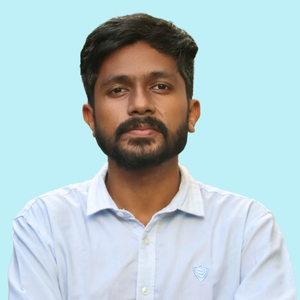
#> input picture Rishad design.jpg, 300 x 300 px, found by its file name
$ jupyter execute pca.ipynb
#> lines starting #> are read from the running program, lines starting #| are printed output that depends on the picture
import

[cell 1]
import numpy as np
import matplotlib.pyplot as plt
from PIL import Image

print("Libraries imported successfully!")

[cell 2]
# --- IMPORTANT: Change this to your uploaded file's name ---
image_path = '/Users/rishad/Downloads/Lab/Rishad design.jpg'

# Load the image and convert to a grayscale numpy matrix
try:
    img = Image.open(image_path).convert('L') # 'L' converts to grayscale
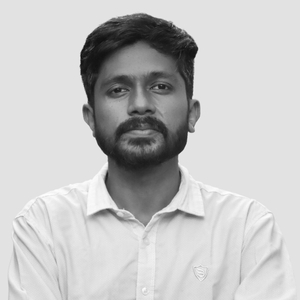
#> img: PIL image 300x300 L; min 13, max 254, mean 195
    img_matrix = np.array(img, dtype=float)
except FileNotFoundError:
    print(f"Error: Make sure you have uploaded '{image_path}' and the filename is correct.")
    img_matrix = np.zeros((100,100)) # Placeholder to prevent further errors

original_shape = img_matrix.shape
#> original_shape = (300, 300)
print(f"Image loaded successfully with dimensions: {original_shape}")
#| Image loaded successfully with dimensions: (300, 300)

# Display the original image
plt.figure(figsize=(6, 6))
plt.imshow(img_matrix, cmap='gray')
plt.title("Original Image")
plt.axis('off')
plt.show()

[cell 3]
# Step 1: Calculate the mean and subtract it from the matrix
mean_val = np.mean(img_matrix)
#> mean_val = 195
centered_matrix = img_matrix - mean_val

print(f"Data centered by subtracting the mean value: {mean_val:.2f}")
#| Data centered by subtracting the mean value: 194.97

[cell 4]
# STEP 2: COMPUTE THE COVARIANCE MATRIX MANUALLY
# ===================================================================
# The formula is (1/(n-1)) * (Centered_Matrix.T @ Centered_Matrix)
# where 'n' is the number of samples (rows).

print("\nStep 2: Computing Covariance Matrix Manually...")

# Get the number of samples (which is the number of rows)
n_samples = centered_matrix.shape[0]
#> n_samples = 300

# Perform the matrix multiplication: Transpose(X) @ X
# The '@' symbol is NumPy's operator for matrix multiplication.
#multiplied_matrix = centered_matrix.T @ centered_matrix

multiplied_matrix = np.dot(centered_matrix.T, centered_matrix)
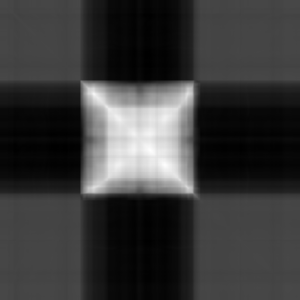
#> multiplied_matrix: shape (300, 300) float64; min -654902.1, max 2728433.6, mean 120373.1; drawn with min black and max white

# Divide by (n-1) to get the final sample covariance matrix
cov_matrix = multiplied_matrix / (n_samples)


print("Covariance Matrix Computed Manually")
print(f"Shape of the covariance matrix: {cov_matrix.shape}")
#| Shape of the covariance matrix: (300, 300)

# ===================================================================

# Step 3: Calculate eigenvalues and eigenvectors using eigh for real results

# ===================================================================
# This is better because a covariance matrix is always symmetric.
eigenvalues, eigenvectors = np.linalg.eigh(cov_matrix)
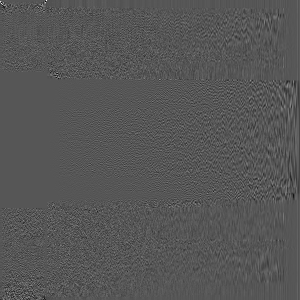
#> eigenvectors: shape (300, 300) float64; min -0.499, max 0.971, mean 6.01e-05; drawn with min black and max white
#> eigenvalues = 300 values from -6.62e-11 to 744628.2
print(f"Eigenvalues and eigenvectors computed.")
print("\nStep 3: Eigenvalues and Eigenvectors Computed (using np.linalg.eigh)")
print(f"Number of eigenvalues: {len(eigenvalues)}")
#| Number of eigenvalues: 300
print(f"Shape of eigenvectors matrix: {eigenvectors.shape}")
#| Shape of eigenvectors matrix: (300, 300)

[cell 5]
# Step 4: Sort eigenvalues and eigenvectors from largest to smallest
sorted_indices = np.argsort(eigenvalues)[::-1]
#> sorted_indices = 300 values, max 299 at index 0, min 0 at index 299, mean 149.5
sorted_eigenvectors = eigenvectors[:, sorted_indices]
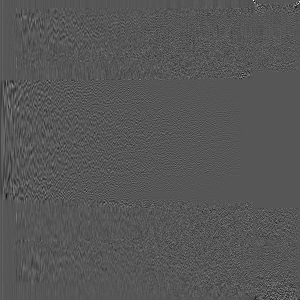
#> sorted_eigenvectors: shape (300, 300) float64; min -0.499, max 0.971, mean 6.01e-05; drawn with min black and max white

# --- 🔬 EXPERIMENT HERE ---
# Change k to the number of components you want to keep.
# A smaller 'k' means more compression. Try 10, 20, 50, 100...
k = 20

# Keep only the top k components
top_k_eigenvectors = sorted_eigenvectors[:, :k]
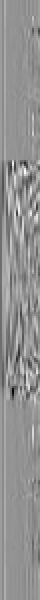
#> top_k_eigenvectors: shape (300, 20) float64 (shown 2 times larger); min -0.404, max 0.3, mean 0.000678; drawn with min black and max white
print(f"Keeping the top {k} principal components.")


# Step 5: Project the data onto the new, smaller dimension
projected_data = np.dot(top_k_eigenvectors.T, centered_matrix)
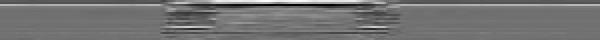
#> projected_data: shape (20, 300) float64 (shown 2 times larger); min -773.9, max 957.3, mean 5.7; drawn with min black and max white
print(f"Shape of compressed data: {projected_data.shape}")
#| Shape of compressed data: (20, 300)


# Step 6: Reconstruct the image from the compressed data
reconstructed_matrix = np.dot(top_k_eigenvectors, projected_data)
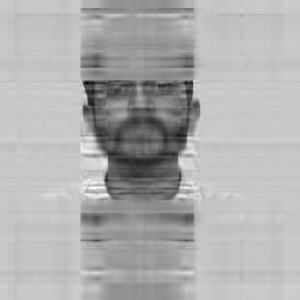
#> reconstructed_matrix: shape (300, 300) float64; min -224.3, max 102, mean 0.2; drawn with min black and max white
reconstructed_matrix += mean_val # Add the mean back
print(f"Image reconstructed with shape: {reconstructed_matrix.shape}")
#| Image reconstructed with shape: (300, 300)

[cell 6]
# Display the original and reconstructed images side-by-side
fig, axes = plt.subplots(1, 2, figsize=(12, 6))

axes[0].imshow(img_matrix, cmap='gray')
axes[0].set_title("Original Image")
axes[0].axis('off')

axes[1].imshow(reconstructed_matrix, cmap='gray')
axes[1].set_title(f"Reconstructed Image (k={k})")
axes[1].axis('off')

plt.show()

# --- Analysis ---
original_size = img_matrix.size
#> original_size = 90000
# Compressed size is the size of the eigenvectors matrix + the projected data
compressed_size = top_k_eigenvectors.size + projected_data.size
#> compressed_size = 12000
compression_ratio = original_size / compressed_size
#> compression_ratio = 7.5

print("\n--- Compression Analysis ---")
print(f"Original data size (total numbers): {original_size}")
#| Original data size (total numbers): 90000
print(f"Compressed data size (total numbers): {compressed_size}")
#| Compressed data size (total numbers): 12000
print(f"Compression Ratio: {compression_ratio:.2f} : 1")
#| Compression Ratio: 7.50 : 1
